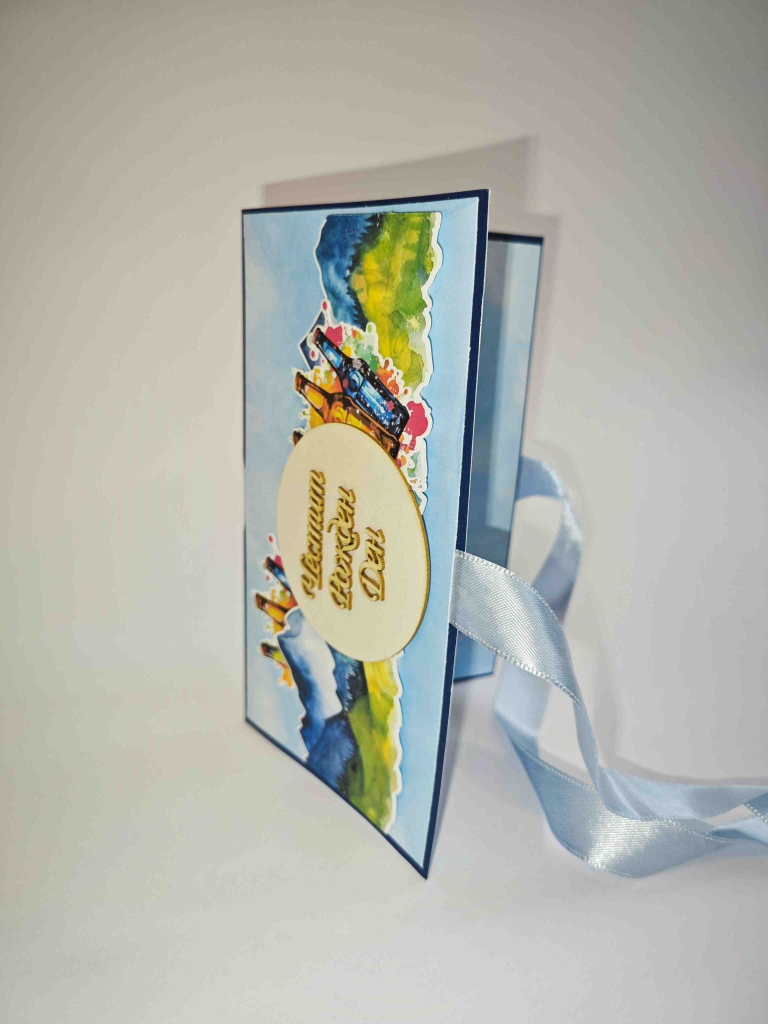
#> input picture assets/img1.jpg, 3072 x 4096 px, found by its file name (shown at 1/4 size)
$ python load-image.py
#> lines starting #> are read from the running program, lines starting #| are printed output that depends on the picture
import cv2

img = cv2.imread("/Users/ivandimitrov/projects/opencv/assets/img1.jpg", cv2.IMREAD_UNCHANGED)
#> img is the input picture: shape (4096, 3072, 3); mean B, G, R 171.5, 180.2, 178.9

#img = cv2.resize(img, (600, 900)) # by exact pixels
img = cv2.resize(img, (0, 0), fx=0.2, fy=0.2)
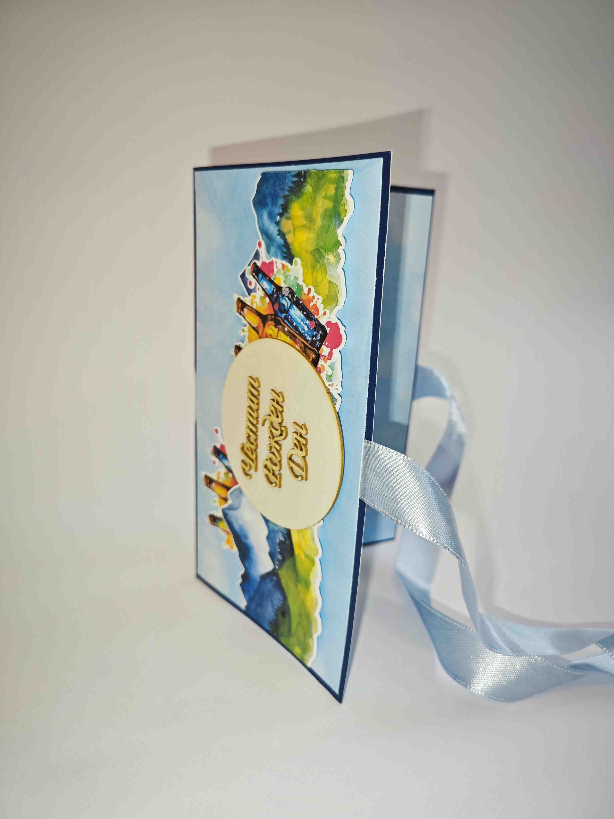
#> img: shape (819, 614, 3); mean B, G, R 171.5, 180.2, 178.9
img = cv2.rotate(img, cv2.ROTATE_90_CLOCKWISE)
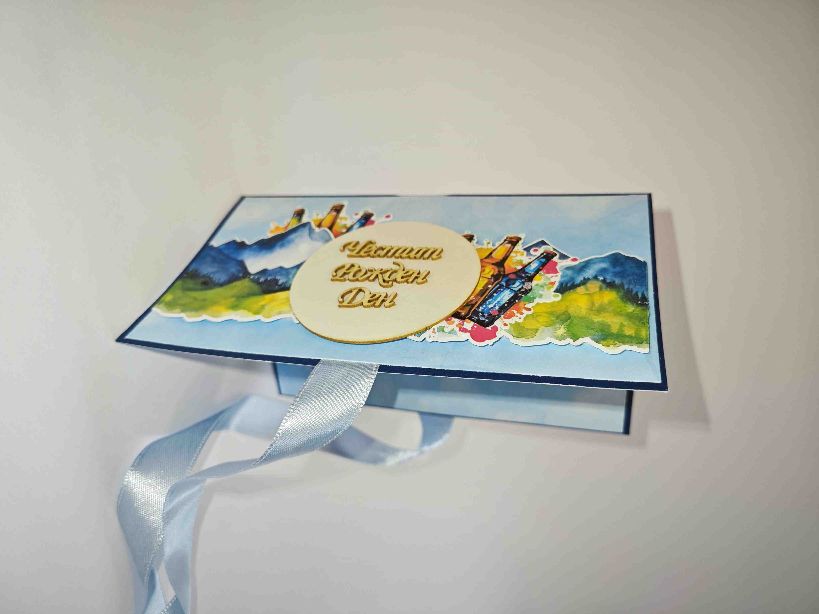
#> img: shape (614, 819, 3); mean B, G, R 171.5, 180.2, 178.9

cv2.imshow('pic', img)

# cv2.imwrite('filename.jpg', img) # writes the file

k = cv2.waitKey(0)
#> (key Esc is pressed here)
cv2.destroyAllWindows()
